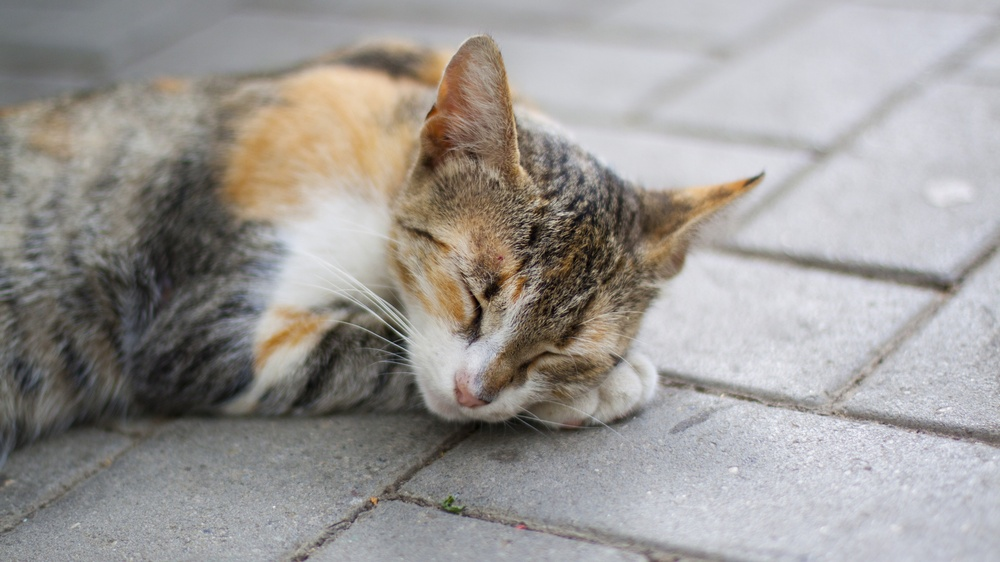
#> input picture input_images/2_normal.jpg, 1000 x 562 px, shrunk from 3840 x 2160 before the run; its folder holds only this picture in this run
$ python main.py
#> lines starting #> are read from the running program, lines starting #| are printed output that depends on the picture
import cv2 as cv
import numpy as np
import matplotlib
# Обязательно ДО импорта pyplot переключаем бэкенд для работы без графического интерфейса
matplotlib.use('Agg')
import matplotlib.pyplot as plt
from pathlib import Path

class ImageAnalyzer:
    def __init__(self, filepath):
        self.path = Path(filepath)
        # Загрузка изображения сразу в градациях серого
        self.img_gray = cv.imread(str(self.path), cv.IMREAD_GRAYSCALE)
        if self.img_gray is None:
            raise FileNotFoundError(f"Не удалось загрузить изображение: {self.path}")

    def get_hist_and_cdf(self, img):
        # Вычисление гистограммы и кумулятивной функции распределения (CDF)
        hist, bins = np.histogram(img.flatten(), 256, [0, 256])
        cdf = hist.cumsum()
        # Нормализация CDF для корректного отображения поверх гистограммы
        cdf_normalized = cdf * float(hist.max()) / cdf.max() if cdf.max() > 0 else cdf
        return hist, cdf_normalized

    def equalize(self):
        # Глобальная эквализация гистограммы по требованиям лабораторной
        return cv.equalizeHist(self.img_gray)

    def visualize_comparison(self, img_equalized, output_dir):
        fig, ax = plt.subplots(2, 2, figsize=(12, 8))
        fig.suptitle(f"Анализ экспозиции: {self.path.name}", fontsize=14, fontweight='bold')

        images = [self.img_gray, img_equalized]
        titles = ["Исходное изображение", "После эквализации"]

        for i in range(2):
            # Отображение изображений
            ax[i, 0].imshow(images[i], cmap='gray', vmin=0, vmax=255)
            ax[i, 0].set_title(titles[i])
            ax[i, 0].axis('off')

            # Отображение графиков гистограммы и функции распределения
            hist, cdf = self.get_hist_and_cdf(images[i])
            ax[i, 1].bar(range(256), hist, color='steelblue', alpha=0.8)
            ax[i, 1].plot(cdf, color='crimson', linewidth=2, label='CDF (Функция распределения)')
            ax[i, 1].set_title(f"Гистограмма и CDF ({titles[i].lower()})")
            ax[i, 1].legend()

        plt.tight_layout()

        # Сохраняем результат в папку вместо вывода на экран в отдельном окне
        report_path = output_dir / f"report_{self.path.name}"
        plt.savefig(report_path)
        plt.close(fig) # Очищаем память
        print(f"Отчет успешно сохранен: {report_path.absolute()}")

if __name__ == "__main__":
    # Настраиваем пути относительно расположения самого скрипта
    base_dir = Path(__file__).parent
    input_dir = base_dir / "input_images"
    output_dir = base_dir / "output_reports"

    # Создаем нужные папки, если их нет
    input_dir.mkdir(exist_ok=True)
    output_dir.mkdir(exist_ok=True)

    # Ищем файлы изображений
    image_paths = [p for p in input_dir.iterdir() if p.suffix.lower() in ('.jpg', '.jpeg', '.png')]

    if not image_paths:
        print(f"Поместите 3 изображения для анализа в папку: {input_dir.absolute()}")
    else:
        print("Начинаю пакетную обработку изображений...")
        for img_path in image_paths:
            try:
                analyzer = ImageAnalyzer(img_path)
                eq_img = analyzer.equalize()
                analyzer.visualize_comparison(eq_img, output_dir)
            except Exception as e:
                print(f"Ошибка при обработке файла {img_path.name}: {e}")
#> this loop made 1 pass
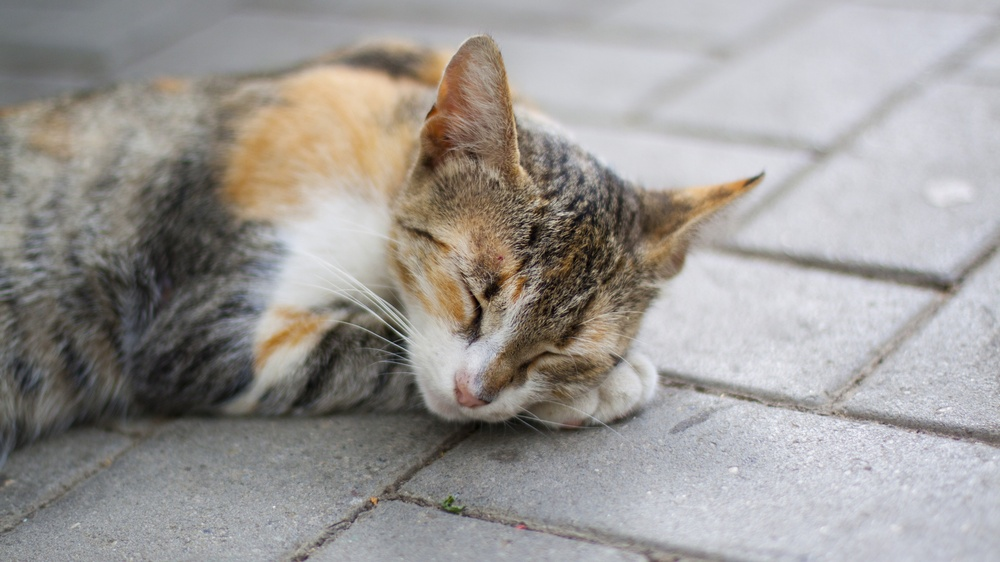
#> input picture input_images/2_normal.jpg, 1000 x 562 px, shrunk from 3840 x 2160 before the run
#> pass 1, in __init__, `self.img_gray = cv.imread(str(self.path), cv.IMREAD_GRAYSCALE)`:
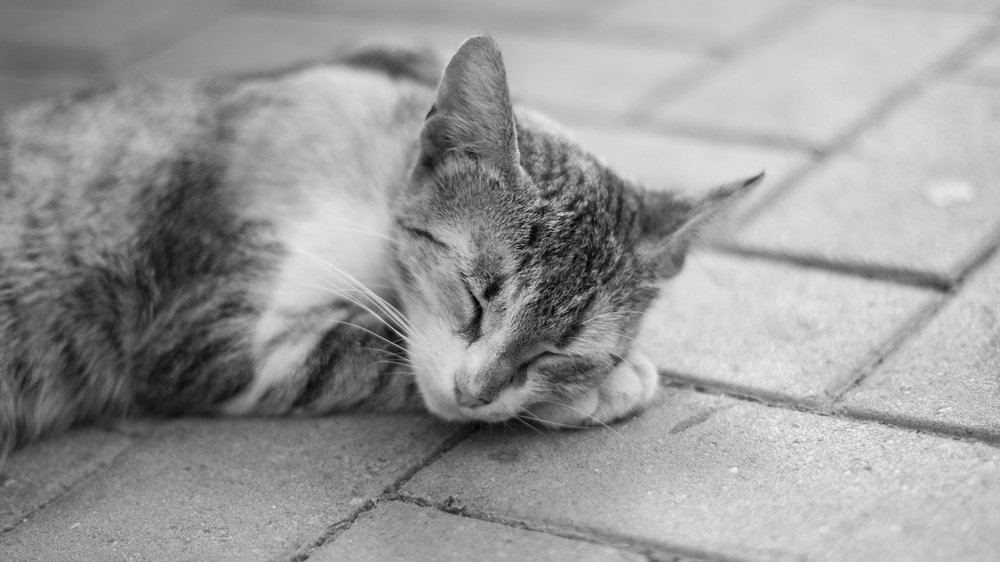
#> self.img_gray: shape (562, 1000); min 0, max 250, mean 153.5
#> pass 1, `eq_img = analyzer.equalize()`:
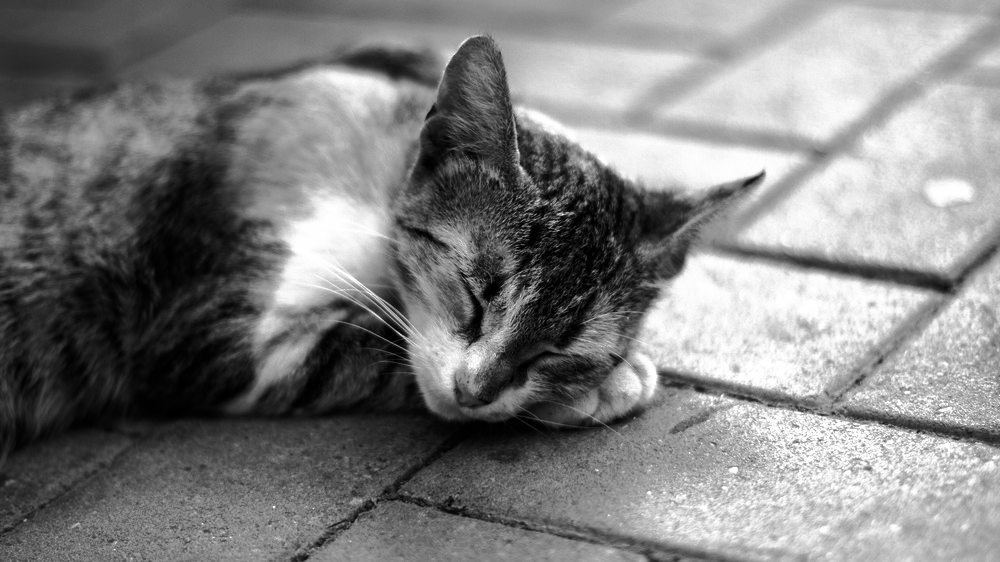
#> eq_img: shape (562, 1000); min 0, max 255, mean 128.4
#> pass 1, in visualize_comparison, `plt.savefig(report_path)`:
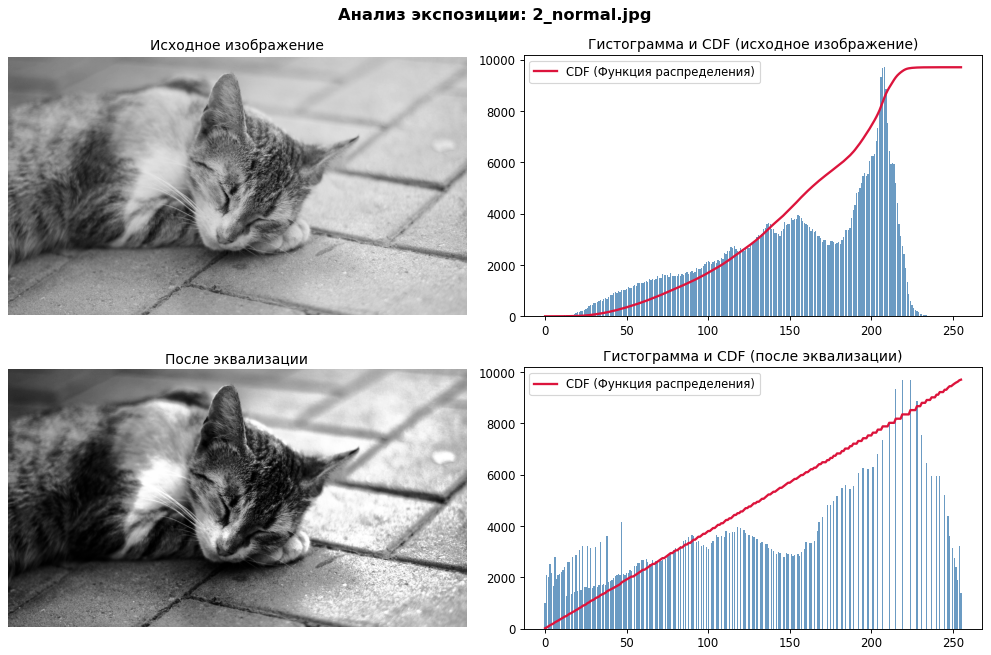
#> figure drawn by matplotlib, 4 panels; panel 2: tallest bar 9705 high, from x = 207.6 to 208.4; panel 2: curve peaks at x = 250, y = 9705; panel 4: tallest bar 9705 high, from x = 223.6 to 224.4; panel 4: curve peaks at x = 255, y = 9705

        print("Обработка полностью завершена! Проверьте папку output_reports.")

$ run again, on input_images/3_bright.jpg
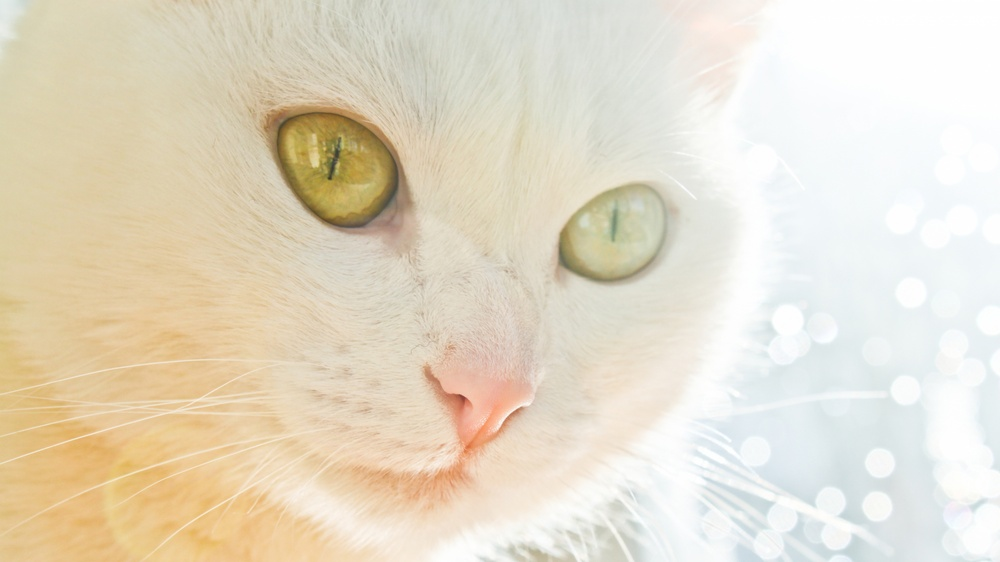
#> input picture input_images/3_bright.jpg, 1000 x 562 px, shrunk from 3840 x 2160 before the run
#> the loop `for img_path in image_paths:` made 1 pass
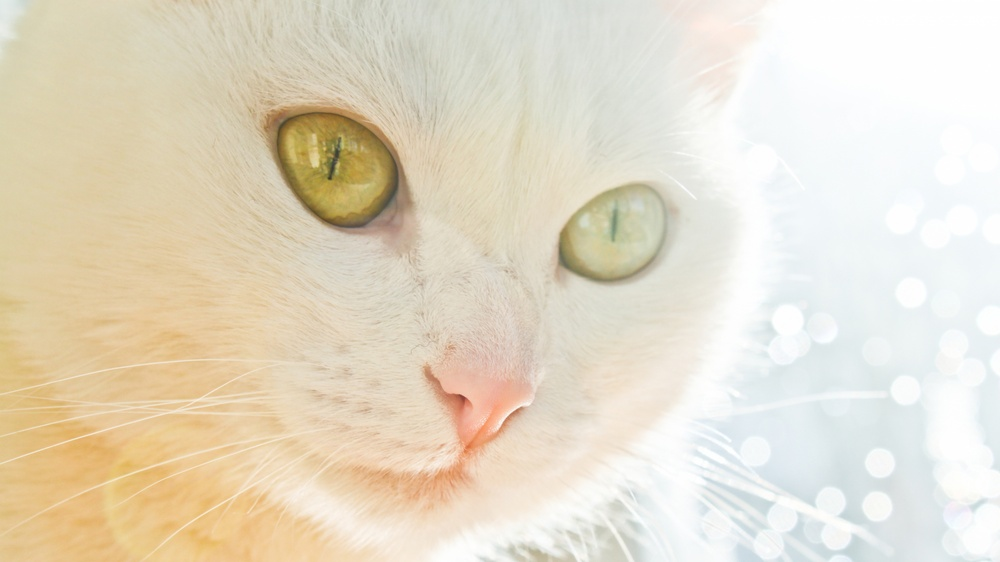
#> input picture input_images/3_bright.jpg, 1000 x 562 px, shrunk from 3840 x 2160 before the run
#> pass 1, `eq_img = analyzer.equalize()`:
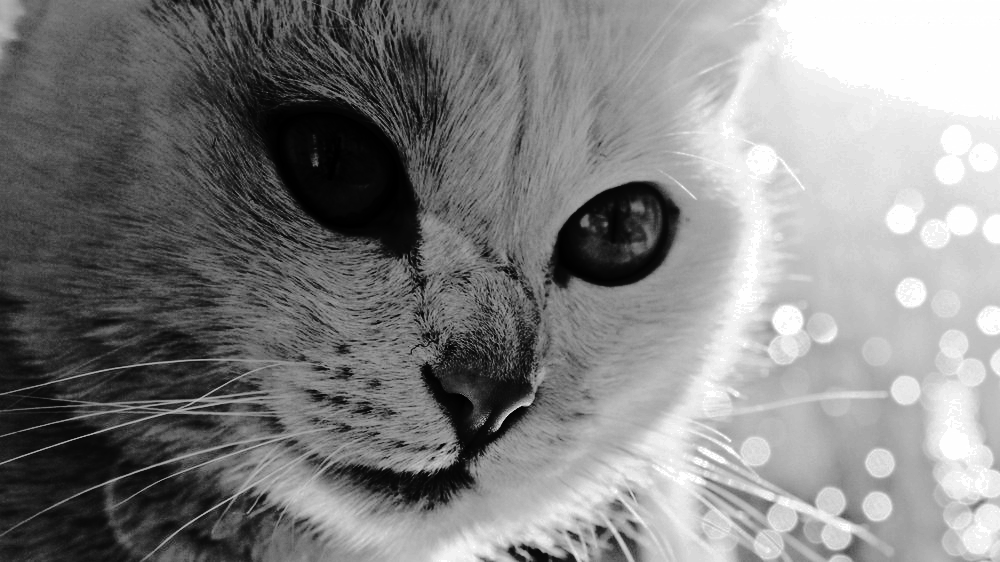
#> eq_img: shape (562, 1000); min 0, max 255, mean 129.8
#> pass 1, in visualize_comparison, `plt.savefig(report_path)`:
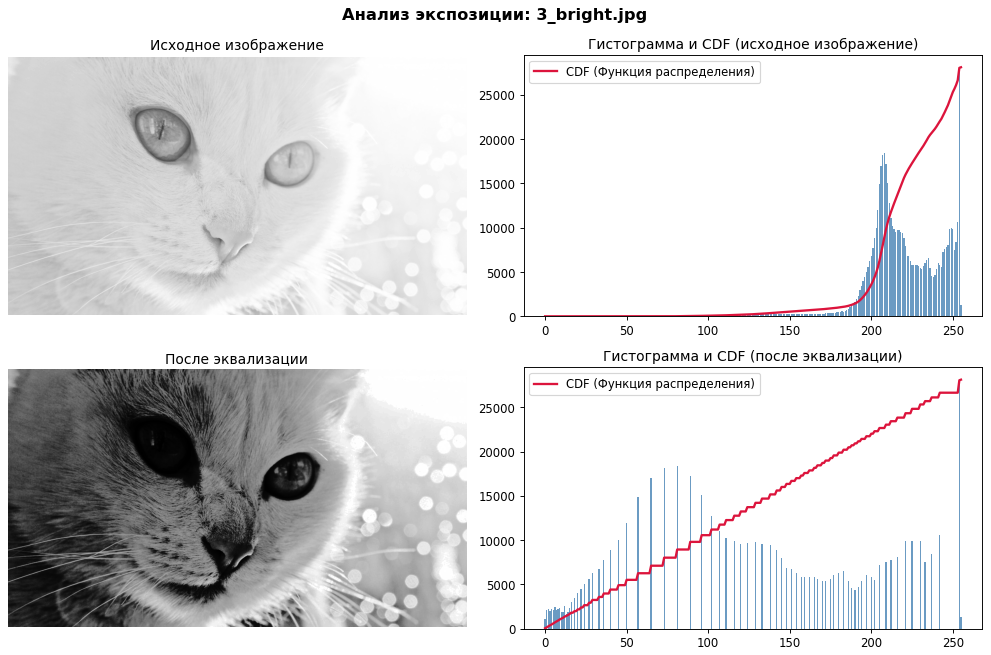
#> figure drawn by matplotlib, 4 panels; panel 2: tallest bar 28110 high, from x = 253.6 to 254.4; panel 2: curve peaks at x = 255, y = 28110; panel 4: tallest bar 28110 high, from x = 253.6 to 254.4; panel 4: curve peaks at x = 255, y = 28110
